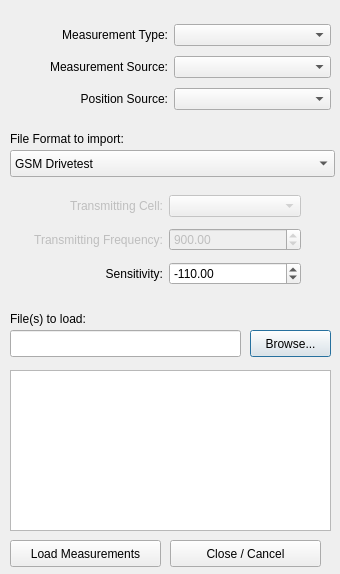
<?xml version="1.0" encoding="UTF-8"?>
<ui version="4.0">
 <class>LoadMeasurements</class>
 <widget class="QDialog" name="LoadMeasurements">
  <property name="windowModality">
   <enum>Qt::NonModal</enum>
  </property>
  <property name="geometry">
   <rect>
    <x>0</x>
    <y>0</y>
    <width>340</width>
    <height>574</height>
   </rect>
  </property>
  <property name="windowTitle">
   <string>Q-Rap Load Measurements</string>
  </property>
  <property name="windowIcon">
   <iconset>
    <normaloff>../../../../../../../../QRapBusy/Coverage.png</normaloff>../../../../../../../../QRapBusy/Coverage.png</iconset>
  </property>
  <widget class="QLabel" name="lFiles">
   <property name="geometry">
    <rect>
     <x>10</x>
     <y>310</y>
     <width>101</width>
     <height>17</height>
    </rect>
   </property>
   <property name="text">
    <string>File(s) to load: </string>
   </property>
  </widget>
  <widget class="QLineEdit" name="lEditFileToLoad">
   <property name="geometry">
    <rect>
     <x>10</x>
     <y>330</y>
     <width>231</width>
     <height>27</height>
    </rect>
   </property>
  </widget>
  <widget class="QPushButton" name="pButtonBrowse">
   <property name="geometry">
    <rect>
     <x>250</x>
     <y>330</y>
     <width>81</width>
     <height>27</height>
    </rect>
   </property>
   <property name="text">
    <string>Browse...</string>
   </property>
  </widget>
  <widget class="QPushButton" name="pButtonLoad">
   <property name="geometry">
    <rect>
     <x>10</x>
     <y>540</y>
     <width>151</width>
     <height>27</height>
    </rect>
   </property>
   <property name="text">
    <string>Load Measurements</string>
   </property>
  </widget>
  <widget class="QWidget" name="layoutWidgetDouble">
   <property name="geometry">
    <rect>
     <x>10</x>
     <y>20</y>
     <width>321</width>
     <height>95</height>
    </rect>
   </property>
   <layout class="QGridLayout" name="gridLayoutsdataLinks">
    <item row="0" column="0">
     <widget class="QLabel" name="lMeasType">
      <property name="text">
       <string>Measurement Type:</string>
      </property>
      <property name="alignment">
       <set>Qt::AlignRight|Qt::AlignTrailing|Qt::AlignVCenter</set>
      </property>
     </widget>
    </item>
    <item row="0" column="1">
     <widget class="QComboBox" name="cBoxMeasType"/>
    </item>
    <item row="1" column="0">
     <widget class="QLabel" name="lMeasSource">
      <property name="text">
       <string>Measurement Source:</string>
      </property>
      <property name="alignment">
       <set>Qt::AlignRight|Qt::AlignTrailing|Qt::AlignVCenter</set>
      </property>
     </widget>
    </item>
    <item row="1" column="1">
     <widget class="QComboBox" name="cBoxMeasSource"/>
    </item>
    <item row="2" column="0">
     <widget class="QLabel" name="lPosSource">
      <property name="text">
       <string>Position Source:</string>
      </property>
      <property name="alignment">
       <set>Qt::AlignRight|Qt::AlignTrailing|Qt::AlignVCenter</set>
      </property>
     </widget>
    </item>
    <item row="2" column="1">
     <widget class="QComboBox" name="cBoxPosSource"/>
    </item>
   </layout>
  </widget>
  <widget class="QListWidget" name="listWidgetFiles">
   <property name="geometry">
    <rect>
     <x>10</x>
     <y>370</y>
     <width>321</width>
     <height>161</height>
    </rect>
   </property>
  </widget>
  <widget class="QPushButton" name="pButtonClose">
   <property name="geometry">
    <rect>
     <x>170</x>
     <y>540</y>
     <width>151</width>
     <height>27</height>
    </rect>
   </property>
   <property name="text">
    <string>Close / Cancel</string>
   </property>
  </widget>
  <widget class="QWidget" name="layoutWidget">
   <property name="geometry">
    <rect>
     <x>30</x>
     <y>190</y>
     <width>271</width>
     <height>101</height>
    </rect>
   </property>
   <layout class="QGridLayout" name="gridLayout">
    <item row="0" column="0">
     <widget class="QLabel" name="lTxCell">
      <property name="enabled">
       <bool>false</bool>
      </property>
      <property name="text">
       <string>Transmitting Cell:</string>
      </property>
      <property name="alignment">
       <set>Qt::AlignRight|Qt::AlignTrailing|Qt::AlignVCenter</set>
      </property>
     </widget>
    </item>
    <item row="0" column="1">
     <widget class="QComboBox" name="cBoxCell">
      <property name="enabled">
       <bool>false</bool>
      </property>
     </widget>
    </item>
    <item row="1" column="0">
     <widget class="QLabel" name="lFrequency">
      <property name="enabled">
       <bool>false</bool>
      </property>
      <property name="text">
       <string>Transmitting Frequency:</string>
      </property>
      <property name="alignment">
       <set>Qt::AlignRight|Qt::AlignTrailing|Qt::AlignVCenter</set>
      </property>
     </widget>
    </item>
    <item row="1" column="1">
     <widget class="QDoubleSpinBox" name="dSpinBoxFreq">
      <property name="enabled">
       <bool>false</bool>
      </property>
      <property name="minimum">
       <double>30.000000000000000</double>
      </property>
      <property name="maximum">
       <double>23000.000000000000000</double>
      </property>
      <property name="value">
       <double>900.000000000000000</double>
      </property>
     </widget>
    </item>
    <item row="2" column="0">
     <widget class="QLabel" name="lSensitivity">
      <property name="enabled">
       <bool>true</bool>
      </property>
      <property name="text">
       <string>Sensitivity:</string>
      </property>
      <property name="alignment">
       <set>Qt::AlignRight|Qt::AlignTrailing|Qt::AlignVCenter</set>
      </property>
     </widget>
    </item>
    <item row="2" column="1">
     <widget class="QDoubleSpinBox" name="dSpinBoxSensitivity">
      <property name="enabled">
       <bool>true</bool>
      </property>
      <property name="minimum">
       <double>-150.000000000000000</double>
      </property>
      <property name="maximum">
       <double>0.000000000000000</double>
      </property>
      <property name="value">
       <double>-110.000000000000000</double>
      </property>
     </widget>
    </item>
   </layout>
  </widget>
  <widget class="QComboBox" name="cBoxFileType">
   <property name="geometry">
    <rect>
     <x>10</x>
     <y>150</y>
     <width>325</width>
     <height>27</height>
    </rect>
   </property>
   <item>
    <property name="text">
     <string>GSM Drivetest</string>
    </property>
   </item>
   <item>
    <property name="text">
     <string>CW space delimited Lat, Lon and RxLev</string>
    </property>
   </item>
   <item>
    <property name="text">
     <string>CW *.csv with Timestamp, Lat, Lon, and RSSI </string>
    </property>
   </item>
  </widget>
  <widget class="QLabel" name="lFileFormat">
   <property name="geometry">
    <rect>
     <x>10</x>
     <y>130</y>
     <width>146</width>
     <height>17</height>
    </rect>
   </property>
   <property name="text">
    <string>File Format to import:</string>
   </property>
   <property name="alignment">
    <set>Qt::AlignLeading|Qt::AlignLeft|Qt::AlignVCenter</set>
   </property>
  </widget>
 </widget>
 <resources/>
 <connections/>
</ui>
